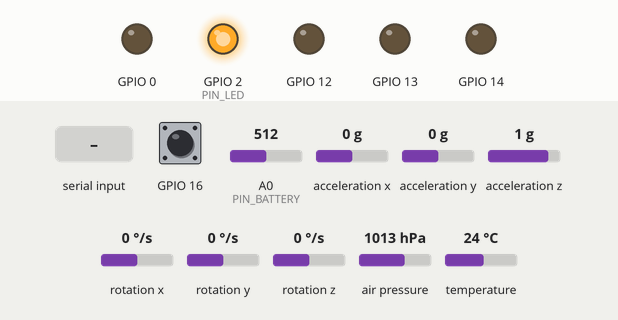
Recording of a sketch running on a simulated ESP8266 (NodeMCU). On the bench: output pins drawn as LEDs (lit = HIGH). Wiring (inferred from the names in the program): MPU-6050 motion sensor at I2C address 0x68; BMP280 pressure sensor at I2C address 0x76. Dashed ring = blinking. Inputs (shaded band) come from the test bench; at power-on: acceleration x 0 g, A0 (PIN_BATTERY) = 512, acceleration y 0 g, acceleration z 1 g, GPIO 16 HIGH, rotation x 0 °/s, rotation y 0 °/s, rotation z 0 °/s, air pressure 1013 hPa, temperature 24 °C. WiFi joins after 1.5 s; servers stay silent unless stated; EEPROM starts erased; what the sketch prints to the serial monitor is not drawn.

Above: at 0.1 s.
At 1.36 s:
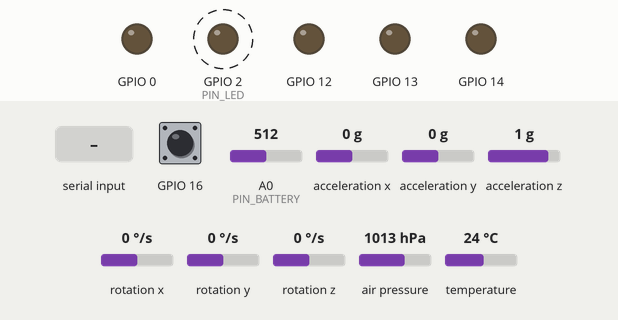
1.4 s: acceleration x set to -1.4 g
4.4 s: A0 (PIN_BATTERY) set to 716
7.4 s: "90,45\n" received over Serial
10.4 s: acceleration y set to -1.4 g
13.4 s: acceleration z set to -1.4 g
16.4 s: "3\n" received over Serial
Timing chart, 0 to 20.4 s (numbered marks = the images above; inputs shaded):
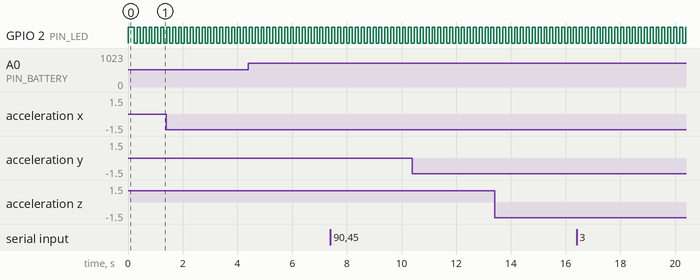

Measured:
- by itself, GPIO 2 (PIN_LED): alternates HIGH for 0.11 s and LOW for 0.11 s

The sketch:

esp8266_flight_controller.ino
```cpp
#include "config.h"
#include "types.h"
#include "globals.h"
#include "i2c.h"
#include "mpu6050.h"
#include "bmp280.h"
#include "madgwick.h"
#include "pid.h"
#include "rc.h"
#include "motors.h"
#include "flight_modes.h"
#include "safety.h"
#include "battery.h"
#include "mavlink_send.h"
#include "serial_cmd.h"
#include "eeprom_params.h"
#include "binary_log.h"
#include "led.h"
#include "wifi_ap.h"
#include <Wire.h>
#include <EEPROM.h>

ESP8266WebServer server(80);
FlightData fd;
EEPROMData eeprom_data;
PIDController pid_rate_roll, pid_rate_pitch, pid_rate_yaw;
PIDController pid_angle_roll, pid_angle_pitch;
RCData rc;
volatile unsigned long ppm_last_pulse = 0;
volatile uint8_t ppm_channel_index = 0;
volatile uint16_t ppm_buffer[RC_CHANNELS];
volatile bool ppm_frame_complete = false;
MotorOutput motors;
unsigned long last_loop_time = 0;
unsigned long last_telemetry_time = 0;
unsigned long last_led_time = 0;
unsigned long arm_start_time = 0;
unsigned long disarm_start_time = 0;
unsigned long loop_count = 0;
uint8_t led_state = 0;
bool led_on = false;
bool calibration_mode = false;
float accel_cal_sum[3] = {0, 0, 0};
float gyro_cal_sum[3] = {0, 0, 0};
float mag_cal_sum[3] = {0, 0, 0};
uint32_t cal_sample_count = 0;
uint8_t mpu_addr = 0;
bool mpu_found = false;
bool bmp_found = false;
float bmp_pressure = 0;
float bmp_temperature = 0;
float bmp_altitude = 0;
float bmp_sea_level_pressure = 101325.0;
const char* ap_ssid = "DroneCal-AP";
const char* ap_pass = "12345678";
bool wifi_connected = false;
char serial_cmd_buf[128];
uint8_t serial_cmd_len = 0;
bool log_enable = false;
bool crash_detected = false;
float home_lat = 0, home_lon = 0;
bool home_set = false;
float madgwick_beta = 0.1;

void setup() {
    Serial.begin(115200);
    Serial.println("\n=== ESP8266 Flight Controller ===");
    pinMode(PIN_LED, OUTPUT);
    digitalWrite(PIN_LED, HIGH);
    Wire.begin(PIN_SDA, PIN_SCL);
    Wire.setClock(400000);
    Serial.println("[I2C] OK");
    EEPROM.begin(EEPROM_SIZE);
    eepromLoad();
    if (mpu6050Init()) Serial.printf("[MPU6050] 0x%02X\n", mpu_addr);
    else Serial.println("[MPU6050] NOT FOUND");
    if (bmp280Init()) Serial.println("[BMP280] OK");
    else Serial.println("[BMP280] NOT FOUND");
    motorInit();
    rcInit();
    wifiInit();
    quaternionInit(&fd.attitude);
    pid_rate_roll = eeprom_data.pid_rate_roll;
    pid_rate_pitch = eeprom_data.pid_rate_pitch;
    pid_rate_yaw = eeprom_data.pid_rate_yaw;
    pid_angle_roll = eeprom_data.pid_angle_roll;
    pid_angle_pitch = eeprom_data.pid_angle_pitch;
    Serial.println("[System] Ready!");
    last_loop_time = micros();
}

void loop() {
    unsigned long now = micros();
    if (now - last_loop_time < LOOP_PERIOD_US) return;
    float dt = (now - last_loop_time) / 1000000.0f;
    last_loop_time = now;
    loop_count++;
    server.handleClient();
    handleSerial();
    readSensors();
    sensorFusion();
    rcUpdate();
    flightModeUpdate();
    safetyUpdate();
    if (motors.armed && !fd.failsafe && !motors.test_mode && !crash_detected) {
        switch (fd.flight_mode) {
            case MODE_STABILIZE: stabilizeControl(); break;
            case MODE_ACRO:      acroControl();      break;
            case MODE_ALTHOLD:   altholdControl();    break;
            case MODE_RTL:       rtlControl();        break;
            default:             stabilizeControl();  break;
        }
    } else if (!motors.armed || fd.failsafe || crash_detected) {
        motorWriteAll(MOTOR_MINPWM, MOTOR_MINPWM, MOTOR_MINPWM, MOTOR_MINPWM);
        pidReset(&pid_rate_roll); pidReset(&pid_rate_pitch); pidReset(&pid_rate_yaw);
        pidReset(&pid_angle_roll); pidReset(&pid_angle_pitch);
    }
    ledUpdate();
    if (now - last_telemetry_time >= (1000000 / TELEMETRY_FREQ_HZ)) {
        last_telemetry_time = now;
        sendHeartbeat(); sendAttitude(); sendRawIMU();
        sendBattery(); sendRCChannels(); sendServoOutput();
        sendSysStatus(); sendGPSRaw();
    }
    binaryLogWrite();
    if (motors.armed && !home_set) { home_set = true; home_lat = 0; home_lon = 0; }
    static unsigned long crash_time = 0;
    if (crash_detected && crash_time == 0) crash_time = millis();
    if (crash_detected && millis() - crash_time > 1000) { crash_detected = false; crash_time = 0; }
}

void readSensors() {
    static uint8_t zero_count = 0;
    static unsigned long last_retry = 0;
    if (!mpu_found) {
        if (millis() - last_retry > 2000) {
            last_retry = millis();
            i2cBusRecover();
            if (mpu6050Init()) Serial.println("[MPU6050] Reinitialized");
        }
        return;
    }
    mpu6050ReadAccel(&fd.accel);
    mpu6050ReadGyro(&fd.gyro);
    float mag = sqrt(fd.accel.x * fd.accel.x + fd.accel.y * fd.accel.y + fd.accel.z * fd.accel.z);
    if (mag < 0.01f) { zero_count++; if (zero_count > 10) { zero_count = 0; mpu_found = false; return; } }
    else zero_count = 0;
    fd.mag.x = 0; fd.mag.y = 0; fd.mag.z = 1.0f;
    bmp280Read();
    fd.baro_alt = bmp_altitude;
    fd.baro_temp = bmp_temperature;
    batteryUpdate();
}

void sensorFusion() {
    static unsigned long last_fusion_time = 0;
    unsigned long now = micros();
    float dt = (now - last_fusion_time) / 1000000.0f;
    last_fusion_time = now;
    if (dt <= 0.0f || dt > 0.1f) dt = 1.0f / LOOP_FREQ_HZ;
    madgwickUpdate(&fd.attitude, &fd.accel, &fd.gyro, &fd.mag, dt);
    quaternionToEuler(&fd.attitude, &fd.roll, &fd.pitch, &fd.yaw);
    fd.roll_rate = fd.gyro.x;
    fd.pitch_rate = fd.gyro.y;
    fd.yaw_rate = fd.gyro.z;
}
```

battery.cpp
```cpp
#include "battery.h"
#include "config.h"
#include "globals.h"
#include <Arduino.h>

void batteryUpdate() {
    static uint32_t bat_sum = 0;
    static uint8_t bat_count = 0;
    bat_sum += analogRead(PIN_BATTERY);
    bat_count++;
    if (bat_count >= 16) {
        float avg_adc = (float)bat_sum / (float)bat_count;
        fd.battery_voltage = (avg_adc / 1023.0f) * 3.3f * 4.0f;
        fd.battery_percent = (uint8_t)map(constrain((long)(fd.battery_voltage * 100), (long)(BATTERY_VOLTAGE_MIN * 100), (long)(BATTERY_VOLTAGE_MAX * 100)), (long)(BATTERY_VOLTAGE_MIN * 100), (long)(BATTERY_VOLTAGE_MAX * 100), 0, 100);
        bat_sum = 0; bat_count = 0;
    }
}
```

battery.h
```cpp
#ifndef BATTERY_H
#define BATTERY_H

void batteryUpdate();

#endif
```

binary_log.cpp
```cpp
#include "binary_log.h"
#include "config.h"
#include "globals.h"
#include <Arduino.h>

void binaryLogWrite() {
    if (!log_enable) return;
    Serial.write(0xA3); Serial.write(0x95);
    uint32_t ts = millis();
    Serial.write((uint8_t*)&ts, 4);
    int16_t ax = (int16_t)(fd.accel.x * 1000);
    int16_t ay = (int16_t)(fd.accel.y * 1000);
    int16_t az = (int16_t)(fd.accel.z * 1000);
    int16_t gx = (int16_t)(fd.gyro.x * 1000);
    int16_t gy = (int16_t)(fd.gyro.y * 1000);
    int16_t gz = (int16_t)(fd.gyro.z * 1000);
    int16_t mx = (int16_t)(fd.mag.x * 1000);
    int16_t my = (int16_t)(fd.mag.y * 1000);
    int16_t mz = (int16_t)(fd.mag.z * 1000);
    Serial.write((uint8_t*)&ax, 2); Serial.write((uint8_t*)&ay, 2); Serial.write((uint8_t*)&az, 2);
    Serial.write((uint8_t*)&gx, 2); Serial.write((uint8_t*)&gy, 2); Serial.write((uint8_t*)&gz, 2);
    Serial.write((uint8_t*)&mx, 2); Serial.write((uint8_t*)&my, 2); Serial.write((uint8_t*)&mz, 2);
    float r = fd.roll, p = fd.pitch, y = fd.yaw;
    Serial.write((uint8_t*)&r, 4); Serial.write((uint8_t*)&p, 4); Serial.write((uint8_t*)&y, 4);
    for (uint8_t i = 0; i < 8; i++) { uint16_t ch = rc.channels[i]; Serial.write((uint8_t*)&ch, 2); }
    uint16_t m[4] = {motors.m1, motors.m2, motors.m3, motors.m4};
    for (uint8_t i = 0; i < 4; i++) Serial.write((uint8_t*)&m[i], 2);
    int16_t bv = (int16_t)(fd.battery_voltage * 100);
    int16_t bc = (int16_t)(fd.battery_current * 100);
    Serial.write((uint8_t*)&bv, 2); Serial.write((uint8_t*)&bc, 2);
    uint8_t checksum = 0xA3 ^ 0x95;
    uint8_t* ts_bytes = (uint8_t*)&ts;
    for (uint8_t i = 0; i < 4; i++) checksum ^= ts_bytes[i];
    Serial.write(checksum);
}
```

binary_log.h
```cpp
#ifndef BINARY_LOG_H
#define BINARY_LOG_H

void binaryLogWrite();

#endif
```

bmp280.cpp
```cpp
#include "bmp280.h"
#include "i2c.h"
#include "config.h"
#include "globals.h"
#include <math.h>

static uint16_t bmp280_dig_T1;
static int16_t  bmp280_dig_T2, bmp280_dig_T3;
static uint16_t bmp280_dig_P1;
static int16_t  bmp280_dig_P2, bmp280_dig_P3, bmp280_dig_P4, bmp280_dig_P5;
static int16_t  bmp280_dig_P6, bmp280_dig_P7, bmp280_dig_P8, bmp280_dig_P9;
static int32_t  bmp280_t_fine;

static uint32_t bmp280_compensate_T(int32_t adc_T) {
    int32_t var1, var2, T;
    var1 = ((((adc_T >> 3) - ((int32_t)bmp280_dig_T1 << 1))) * ((int32_t)bmp280_dig_T2)) >> 11;
    var2 = (((((adc_T >> 4) - ((int32_t)bmp280_dig_T1)) * ((adc_T >> 4) - ((int32_t)bmp280_dig_T1))) >> 12) * ((int32_t)bmp280_dig_T3)) >> 14;
    bmp280_t_fine = var1 + var2;
    T = (bmp280_t_fine * 5 + 128) >> 8;
    return T;
}

static uint32_t bmp280_compensate_P(int32_t adc_P) {
    int64_t var1, var2, p;
    var1 = ((int64_t)bmp280_t_fine) - 128000;
    var2 = var1 * var1 * (int64_t)bmp280_dig_P6;
    var2 = var2 + ((var1 * (int64_t)bmp280_dig_P5) << 17);
    var2 = var2 + (((int64_t)bmp280_dig_P4) << 35);
    var1 = ((var1 * var1 * (int64_t)bmp280_dig_P3) >> 8) + ((var1 * (int64_t)bmp280_dig_P2) << 12);
    var1 = (((((int64_t)1) << 47) + var1)) * ((int64_t)bmp280_dig_P1) >> 33;
    if (var1 == 0) return 0;
    p = 1048576 - adc_P;
    p = (((p << 31) - var2) * 3125) / var1;
    var1 = (((int64_t)bmp280_dig_P9) * (p >> 13) * (p >> 13)) >> 25;
    var2 = (((int64_t)bmp280_dig_P8) * p) >> 19;
    p = ((p + var1 + var2) >> 8) + (((int64_t)bmp280_dig_P7) << 4);
    return (uint32_t)p;
}

bool bmp280Init() {
    Wire.beginTransmission(BMP280_ADDR);
    if (Wire.endTransmission() != 0) {
        bmp_found = false;
        return false;
    }
    uint8_t id = i2cReadByte(BMP280_ADDR, 0xD0);
    if (id != 0x58 && id != 0x60) {
        bmp_found = false;
        return false;
    }
    uint8_t cal[26];
    i2cReadBytes(BMP280_ADDR, 0x88, 26, cal);
    bmp280_dig_T1 = (cal[1] << 8) | cal[0];
    bmp280_dig_T2 = (cal[3] << 8) | cal[2];
    bmp280_dig_T3 = (cal[5] << 8) | cal[4];
    bmp280_dig_P1 = (cal[7] << 8) | cal[6];
    bmp280_dig_P2 = (cal[9] << 8) | cal[8];
    bmp280_dig_P3 = (cal[11] << 8) | cal[10];
    bmp280_dig_P4 = (cal[13] << 8) | cal[12];
    bmp280_dig_P5 = (cal[15] << 8) | cal[14];
    bmp280_dig_P6 = (cal[17] << 8) | cal[16];
    bmp280_dig_P7 = (cal[19] << 8) | cal[18];
    bmp280_dig_P8 = (cal[21] << 8) | cal[20];
    bmp280_dig_P9 = (cal[23] << 8) | cal[22];
    i2cWriteByte(BMP280_ADDR, 0xF4, 0x27);
    i2cWriteByte(BMP280_ADDR, 0xF5, 0x90);
    bmp_found = true;
    return true;
}

void bmp280Read() {
    if (!bmp_found) return;
    uint8_t data[6];
    i2cReadBytes(BMP280_ADDR, 0xF7, 6, data);
    int32_t adc_T = ((int32_t)data[3] << 12) | ((int32_t)data[4] << 4) | ((int32_t)data[5] >> 4);
    int32_t adc_P = ((int32_t)data[0] << 12) | ((int32_t)data[1] << 4) | ((int32_t)data[2] >> 4);
    bmp280_compensate_T(adc_T);
    uint32_t raw_p = bmp280_compensate_P(adc_P);
    bmp_temperature = (float)bmp280_t_fine / 256.0f;
    bmp_pressure = (float)raw_p / 256.0f;
    bmp_altitude = 44330.0f * (1.0f - pow(bmp_pressure / bmp_sea_level_pressure, 0.1903f));
}
```

bmp280.h
```cpp
#ifndef BMP280_H
#define BMP280_H
#include "types.h"

bool bmp280Init();
void bmp280Read();

#endif
```

eeprom_params.cpp
```cpp
#include "eeprom_params.h"
#include "config.h"
#include "globals.h"
#include "pid.h"
#include <EEPROM.h>

void eepromLoadDefaults() {
    eeprom_data.magic = EEPROM_MAGIC_VALUE;
    pidInit(&eeprom_data.pid_rate_roll, 1.0f, 0.0f, 0.01f, 50.0f, 0.8f, 500.0f);
    pidInit(&eeprom_data.pid_rate_pitch, 1.0f, 0.0f, 0.01f, 50.0f, 0.8f, 500.0f);
    pidInit(&eeprom_data.pid_rate_yaw, 1.5f, 0.0f, 0.0f, 50.0f, 0.8f, 500.0f);
    pidInit(&eeprom_data.pid_angle_roll, 2.0f, 0.0f, 0.0f, 20.0f, 0.8f, 200.0f);
    pidInit(&eeprom_data.pid_angle_pitch, 2.0f, 0.0f, 0.0f, 20.0f, 0.8f, 200.0f);
    eeprom_data.accel_offset = {0, 0, 0};
    eeprom_data.accel_scale = {1, 1, 1};
    eeprom_data.gyro_offset = {0, 0, 0};
    eeprom_data.mag_offset = {0, 0, 0};
    eeprom_data.mag_scale = {1, 1, 1};
    for (uint8_t i = 0; i < RC_CHANNELS; i++) {
        eeprom_data.rc_min[i] = 1000; eeprom_data.rc_max[i] = 2000; eeprom_data.rc_mid[i] = 1500;
        eeprom_data.expo[i] = 0.0f;
    }
    eeprom_data.max_altitude = 50.0f; eeprom_data.max_distance = 0.0f;
    eeprom_data.bat_voltage_min = 3.3f; eeprom_data.throttle_expo = 0.3f; eeprom_data.mode_channel = 4;
    eeprom_data.battery_capacity_mah = 2200;
    eeprom_data.failsafe_action = 1;
    eeprom_data.geofence_radius = 100.0f;
}

void eepromSave() {
    EEPROM.put(EEPROM_DATA_ADDR, eeprom_data);
    EEPROM.commit();
}

void eepromLoad() {
    EEPROM.get(EEPROM_DATA_ADDR, eeprom_data);
    if (eeprom_data.magic != EEPROM_MAGIC_VALUE) {
        Serial.println("[EEPROM] Invalid magic, loading defaults");
        eepromLoadDefaults();
        eepromSave();
    } else {
        Serial.println("[EEPROM] Loaded valid data");
    }
    pid_rate_roll = eeprom_data.pid_rate_roll;
    pid_rate_pitch = eeprom_data.pid_rate_pitch;
    pid_rate_yaw = eeprom_data.pid_rate_yaw;
    pid_angle_roll = eeprom_data.pid_angle_roll;
    pid_angle_pitch = eeprom_data.pid_angle_pitch;
}
```

eeprom_params.h
```cpp
#ifndef EEPROM_PARAMS_H
#define EEPROM_PARAMS_H

void eepromLoadDefaults();
void eepromSave();
void eepromLoad();

#endif
```

flight_modes.h
```cpp
#ifndef FLIGHT_MODES_H
#define FLIGHT_MODES_H

void flightModeUpdate();
void stabilizeControl();
void acroControl();
void altholdControl();
void rtlControl();

#endif
```

globals.h
```cpp
#ifndef GLOBALS_H
#define GLOBALS_H

#include <Wire.h>
#include <ESP8266WiFi.h>
#include <ESP8266WebServer.h>
#include <EEPROM.h>
#include "types.h"

extern ESP8266WebServer server;
extern FlightData fd;
extern EEPROMData eeprom_data;
extern PIDController pid_rate_roll, pid_rate_pitch, pid_rate_yaw;
extern PIDController pid_angle_roll, pid_angle_pitch;
extern RCData rc;
extern MotorOutput motors;
extern unsigned long last_loop_time;
extern unsigned long last_telemetry_time;
extern unsigned long last_led_time;
extern unsigned long arm_start_time;
extern unsigned long disarm_start_time;
extern unsigned long loop_count;
extern uint8_t led_state;
extern bool led_on;
extern bool calibration_mode;
extern float accel_cal_sum[3];
extern float gyro_cal_sum[3];
extern float mag_cal_sum[3];
extern uint32_t cal_sample_count;
extern uint8_t mpu_addr;
extern bool mpu_found;
extern bool bmp_found;
extern float bmp_pressure;
extern float bmp_temperature;
extern float bmp_altitude;
extern float bmp_sea_level_pressure;
extern const char* ap_ssid;
extern const char* ap_pass;
extern bool wifi_connected;
extern char serial_cmd_buf[128];
extern uint8_t serial_cmd_len;
extern bool log_enable;
extern bool crash_detected;
extern float home_lat, home_lon;
extern bool home_set;
extern float madgwick_beta;
extern volatile unsigned long ppm_last_pulse;
extern volatile uint8_t ppm_channel_index;
extern volatile uint16_t ppm_buffer[RC_CHANNELS];
extern volatile bool ppm_frame_complete;

#endif
```

i2c.cpp
```cpp
#include "i2c.h"
#include <Wire.h>

void i2cWriteByte(uint8_t addr, uint8_t reg, uint8_t data) {
    Wire.beginTransmission(addr);
    Wire.write(reg);
    Wire.write(data);
    Wire.endTransmission();
}

uint8_t i2cReadByte(uint8_t addr, uint8_t reg) {
    Wire.beginTransmission(addr);
    Wire.write(reg);
    Wire.endTransmission(false);
    Wire.requestFrom(addr, (uint8_t)1);
    return Wire.read();
}

void i2cReadBytes(uint8_t addr, uint8_t reg, uint8_t count, uint8_t *buf) {
    Wire.beginTransmission(addr);
    Wire.write(reg);
    Wire.endTransmission(false);
    Wire.requestFrom(addr, count);
    for (uint8_t i = 0; i < count && Wire.available(); i++) {
        buf[i] = Wire.read();
    }
}

void i2cBusRecover() {
    pinMode(PIN_SDA, INPUT_PULLUP);
    pinMode(PIN_SCL, INPUT_PULLUP);
    for (int i = 0; i < 9; i++) {
        pinMode(PIN_SCL, OUTPUT);
        digitalWrite(PIN_SCL, LOW);
        delayMicroseconds(5);
        pinMode(PIN_SCL, INPUT_PULLUP);
        delayMicroseconds(5);
    }
    pinMode(PIN_SDA, OUTPUT);
    digitalWrite(PIN_SDA, LOW);
    delayMicroseconds(5);
    digitalWrite(PIN_SDA, HIGH);
    delayMicroseconds(5);
    pinMode(PIN_SDA, INPUT_PULLUP);
    Wire.begin(PIN_SDA, PIN_SCL);
    Wire.setClock(400000);
}
```

i2c.h
```cpp
#ifndef I2C_H
#define I2C_H
#include <Arduino.h>
#include "config.h"

void i2cWriteByte(uint8_t addr, uint8_t reg, uint8_t data);
uint8_t i2cReadByte(uint8_t addr, uint8_t reg);
void i2cReadBytes(uint8_t addr, uint8_t reg, uint8_t count, uint8_t *buf);
void i2cBusRecover();

#endif
```

led.cpp
```cpp
#include "led.h"
#include "config.h"
#include "globals.h"
#include <Arduino.h>

void ledUpdate() {
    unsigned long now = millis();
    uint16_t blink_interval = LED_FAST_BLINK_MS;
    if (!motors.armed && !rc.valid) {
        blink_interval = LED_FAST_BLINK_MS;
    } else if (motors.armed && !motors.test_mode) {
        if (motors.m1 > MOTOR_IDLEPWM || motors.m2 > MOTOR_IDLEPWM || motors.m3 > MOTOR_IDLEPWM || motors.m4 > MOTOR_IDLEPWM) {
            digitalWrite(PIN_LED, HIGH); return;
        }
        blink_interval = LED_SLOW_BLINK_MS;
    } else if (fd.failsafe) {
        static uint8_t failsafe_blink = 0;
        static unsigned long last_failsafe_blink = 0;
        if (now - last_failsafe_blink > 200) {
            last_failsafe_blink = now;
            failsafe_blink++;
            if (failsafe_blink >= 4) failsafe_blink = 0;
        }
        digitalWrite(PIN_LED, (failsafe_blink == 0 || failsafe_blink == 1) ? HIGH : LOW);
        return;
    } else {
        blink_interval = LED_FAST_BLINK_MS;
    }
    if (now - last_led_time > blink_interval) {
        last_led_time = now;
        led_on = !led_on;
        digitalWrite(PIN_LED, led_on ? HIGH : LOW);
    }
}
```

led.h
```cpp
#ifndef LED_H
#define LED_H

void ledUpdate();

#endif
```

madgwick.h
```cpp
#ifndef MADGWICK_H
#define MADGWICK_H
#include "types.h"

void quaternionInit(Quaternion *q);
void quaternionNormalize(Quaternion *q);
void quaternionToEuler(Quaternion *q, float *roll, float *pitch, float *yaw);
void madgwickUpdate(Quaternion *q, Vector3f *accel, Vector3f *gyro, Vector3f *mag, float dt);
float invSqrt(float x);

#endif
```

Source omitted: flight_modes.cpp (5720 bytes), madgwick.cpp (5065 bytes), mavlink_send.cpp (4486 bytes), mavlink_send.h (346 bytes), motors.cpp (2046 bytes), motors.h (255 bytes), mpu6050.cpp (1936 bytes), mpu6050.h (162 bytes), pid.cpp (1298 bytes), pid.h (265 bytes), rc.cpp (3248 bytes), rc.h (178 bytes) and 8 more
